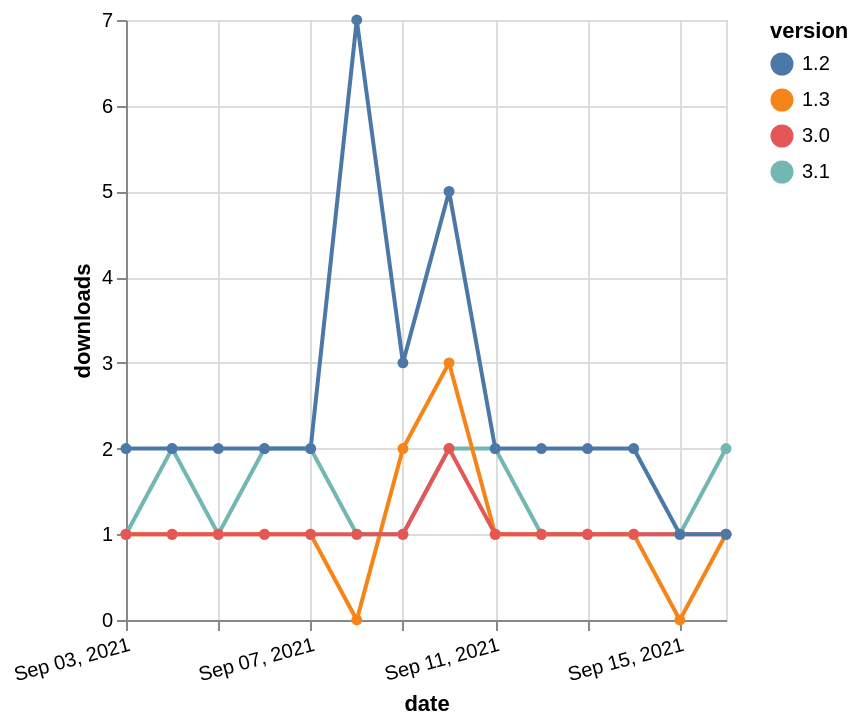

Describe this chart as a Vega-Lite specification.
### Vega-Lite specification from a JSON file in a GitHub repository (floating-point values rounded to 4 significant figures)
{"$schema": "https://vega.github.io/schema/vega-lite/v5.json", "description": "A simple bar chart with embedded data.", "data": {"values": [{"date": "2021-09-03", "total": 157, "delta": 1, "version": "3.1"}, {"date": "2021-09-04", "total": 159, "delta": 2, "version": "3.1"}, {"date": "2021-09-05", "total": 160, "delta": 1, "version": "3.1"}, {"date": "2021-09-06", "total": 162, "delta": 2, "version": "3.1"}, {"date": "2021-09-07", "total": 164, "delta": 2, "version": "3.1"}, {"date": "2021-09-08", "total": 165, "delta": 1, "version": "3.1"}, {"date": "2021-09-09", "total": 166, "delta": 1, "version": "3.1"}, {"date": "2021-09-10", "total": 168, "delta": 2, "version": "3.1"}, {"date": "2021-09-11", "total": 170, "delta": 2, "version": "3.1"}, {"date": "2021-09-12", "total": 171, "delta": 1, "version": "3.1"}, {"date": "2021-09-13", "total": 172, "delta": 1, "version": "3.1"}, {"date": "2021-09-14", "total": 173, "delta": 1, "version": "3.1"}, {"date": "2021-09-15", "total": 174, "delta": 1, "version": "3.1"}, {"date": "2021-09-16", "total": 176, "delta": 2, "version": "3.1"}, {"date": "2021-09-03", "total": 186, "delta": 1, "version": "1.3"}, {"date": "2021-09-04", "total": 187, "delta": 1, "version": "1.3"}, {"date": "2021-09-05", "total": 188, "delta": 1, "version": "1.3"}, {"date": "2021-09-06", "total": 189, "delta": 1, "version": "1.3"}, {"date": "2021-09-07", "total": 190, "delta": 1, "version": "1.3"}, {"date": "2021-09-08", "total": 190, "delta": 0, "version": "1.3"}, {"date": "2021-09-09", "total": 192, "delta": 2, "version": "1.3"}, {"date": "2021-09-10", "total": 195, "delta": 3, "version": "1.3"}, {"date": "2021-09-11", "total": 196, "delta": 1, "version": "1.3"}, {"date": "2021-09-12", "total": 197, "delta": 1, "version": "1.3"}, {"date": "2021-09-13", "total": 198, "delta": 1, "version": "1.3"}, {"date": "2021-09-14", "total": 199, "delta": 1, "version": "1.3"}, {"date": "2021-09-15", "total": 199, "delta": 0, "version": "1.3"}, {"date": "2021-09-16", "total": 200, "delta": 1, "version": "1.3"}, {"date": "2021-09-03", "total": 160, "delta": 1, "version": "3.0"}, {"date": "2021-09-04", "total": 161, "delta": 1, "version": "3.0"}, {"date": "2021-09-05", "total": 162, "delta": 1, "version": "3.0"}, {"date": "2021-09-06", "total": 163, "delta": 1, "version": "3.0"}, {"date": "2021-09-07", "total": 164, "delta": 1, "version": "3.0"}, {"date": "2021-09-08", "total": 165, "delta": 1, "version": "3.0"}, {"date": "2021-09-09", "total": 166, "delta": 1, "version": "3.0"}, {"date": "2021-09-10", "total": 168, "delta": 2, "version": "3.0"}, {"date": "2021-09-11", "total": 169, "delta": 1, "version": "3.0"}, {"date": "2021-09-12", "total": 170, "delta": 1, "version": "3.0"}, {"date": "2021-09-13", "total": 171, "delta": 1, "version": "3.0"}, {"date": "2021-09-14", "total": 172, "delta": 1, "version": "3.0"}, {"date": "2021-09-15", "total": 173, "delta": 1, "version": "3.0"}, {"date": "2021-09-16", "total": 174, "delta": 1, "version": "3.0"}, {"date": "2021-09-03", "total": 2856, "delta": 2, "version": "1.2"}, {"date": "2021-09-04", "total": 2858, "delta": 2, "version": "1.2"}, {"date": "2021-09-05", "total": 2860, "delta": 2, "version": "1.2"}, {"date": "2021-09-06", "total": 2862, "delta": 2, "version": "1.2"}, {"date": "2021-09-07", "total": 2864, "delta": 2, "version": "1.2"}, {"date": "2021-09-08", "total": 2871, "delta": 7, "version": "1.2"}, {"date": "2021-09-09", "total": 2874, "delta": 3, "version": "1.2"}, {"date": "2021-09-10", "total": 2879, "delta": 5, "version": "1.2"}, {"date": "2021-09-11", "total": 2881, "delta": 2, "version": "1.2"}, {"date": "2021-09-12", "total": 2883, "delta": 2, "version": "1.2"}, {"date": "2021-09-13", "total": 2885, "delta": 2, "version": "1.2"}, {"date": "2021-09-14", "total": 2887, "delta": 2, "version": "1.2"}, {"date": "2021-09-15", "total": 2888, "delta": 1, "version": "1.2"}, {"date": "2021-09-16", "total": 2889, "delta": 1, "version": "1.2"}]}, "width": "container", "mark": {"type": "line", "point": {"filled": true}}, "encoding": {"x": {"field": "date", "type": "temporal", "timeUnit": "yearmonthdate", "title": "date", "axis": {"labelAngle": -15}}, "y": {"field": "delta", "type": "quantitative", "title": "downloads"}, "color": {"field": "version", "type": "nominal"}, "tooltip": {"field": "delta"}}}
